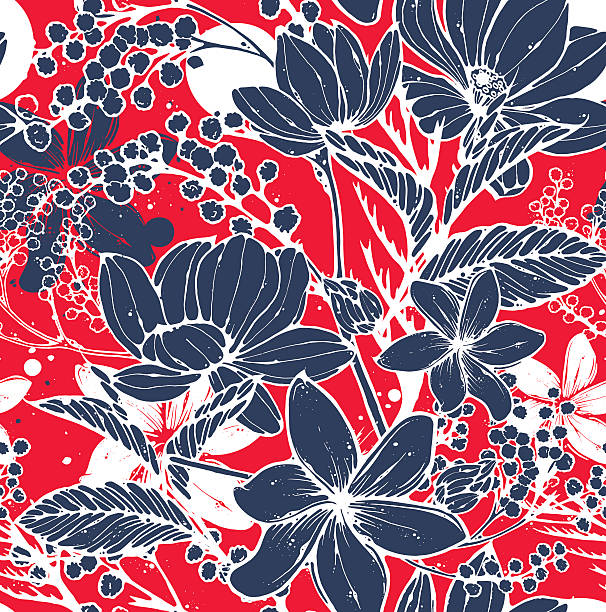
%> input picture A3/4.jpg, 606 x 612 px
$ octave Q4.m   (GNU Octave 9; MATLAB toolbox functions it lacks are replaced by stand-ins)
%> lines starting %> are read from the running program, lines starting %| are printed output that depends on the picture
clc;
close;

% Step 1: Read the image and create a Gaussian pyramid of 5 levels

im4 = imread('4.jpg');
%> im4 is the input picture: size 612x606x3 uint8; mean R, G, B 156.1, 106.8, 126.6
pyramid = cell(1, 5);
pyramid{1} = im4;

for i = 2:5
    pyramid{i} = impyramid(pyramid{i-1}, 'reduce');
end
%> after the loop, pyramid = 5 items

% Step 2: Plot the input image and pyramid level images side-by-side

figure;

subplot(1, 6, 1);
imshow(im4);
title('Input Image');

for i = 1:5
    subplot(1, 6, i+1);
    imshow(pyramid{i});
    title(['Pyramid Level ' num2str(i)]);
end
%> this loop made 5 passes
%> pass 2, `imshow(pyramid{i});`:
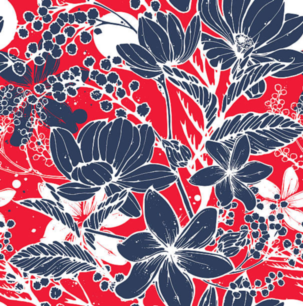
%> displayed picture: size 306x303x3, on the screen's scale of 0 to 255; mean R, G, B 156.1, 106.8, 126.6
%> after the loop:
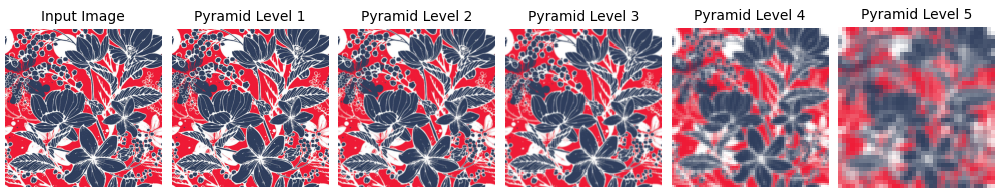
%> figure redrawn from the program's plot data, 6 panels


% Step 3: Get the image size of the last pyramid level

[im_h2, im_w2, im_s2] = size(im4);
%> im_h2 = 612; im_w2 = 606; im_s2 = 3
disp('Input Image Size:');
disp(['Input Image Height:   ',num2str(im_h2)]);
%| Input Image Height:   612
disp(['Input Image Width:    ',num2str(im_w2)]);
%| Input Image Width:    606
disp(['Input Image Scale:    ',num2str(im_s2)]);
%| Input Image Scale:    3

[im_h, im_w, im_s] = size(pyramid{5});
%> im_h = 39; im_w = 38; im_s = 3
disp('Image size of the last pyramid level:');
disp(['Last Pyramid Image Height:   ',num2str(im_h)]);
%| Last Pyramid Image Height:   39
disp(['Last Pyramid Image Width:    ',num2str(im_w)]);
%| Last Pyramid Image Width:    38
disp(['Last Pyramid Image Scale:    ',num2str(im_s)]);
%| Last Pyramid Image Scale:    3

% Step 4: Use 'imresize' to reduce the image size to the same as the last pyramid level

resizedImage = imresize(im4, [im_h, im_w]);
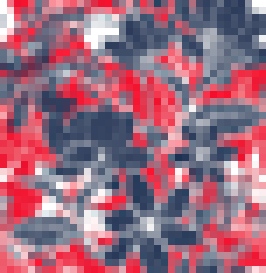
%> resizedImage: size 39x38x3 uint8 (shown 7 times larger); mean R, G, B 156.1, 106.8, 126.6

% Step 5: Plot input image, output from Step 4, and last pyramid level side-by-side

figure;

subplot(1, 3, 1);
imshow(im4);
title('Input Image');

subplot(1, 3, 2);
imshow(resizedImage);
title('Resized Image');

subplot(1, 3, 3);
imshow(pyramid{5});
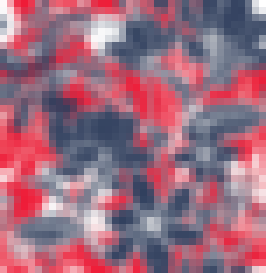
%> displayed picture: size 39x38x3, on the screen's scale of 0 to 255 (shown 7 times larger); mean R, G, B 156.6, 106.7, 126.5
title('Last Pyramid Level');

% Step 6: Comment on which method is best suited for downsampling 'impyramid/imresize'

% impyramid (Gaussian Pyramid):
% Advantages:Preserves low-frequency information while reducing image size.Creates a multi-level pyramid structure that allows to work at different scales of the image.
% Disadvantages:Limited control over the exact output size, as it follows a predefined downsampling factor (typically halving the size at each level).

% imresize:
% Advantages:Offers precise control over the output size, allowing you to specify the dimensions explicitly.Provides flexibility in choosing interpolation methods, which can be important for preserving image quality.
% Disadvantages:Does not inherently create a pyramid structure


% impyramid:To create a multi-level pyramid structure and preserve low-frequency information while downsampling
% imresize :More control over the output size, want to choose different interpolation methods, or do not need a multi-level pyramid structure,

$ run again, with A3/1.jpg copied over A3/4.jpg
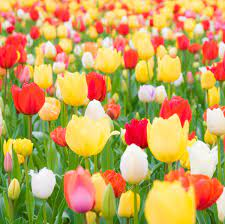
%> input picture A3/1.jpg, 225 x 224 px
%> im4 is the input picture: size 224x225x3 uint8; mean R, G, B 196.9, 161.9, 89
%> after the loop `for i = 2:5`: pyramid = 5 items
%> the loop `for i = 1:5` made 5 passes
%> pass 2, `imshow(pyramid{i});`:
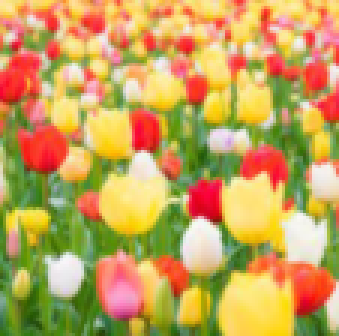
%> displayed picture: size 112x113x3, on the screen's scale of 0 to 255 (shown 3 times larger); mean R, G, B 197.2, 161.9, 89.2
%| Input Image Height:   224
%| Input Image Width:    225
%| Input Image Scale:    3
%> im_h = 14; im_w = 15; im_s = 3
%| Last Pyramid Image Height:   14
%| Last Pyramid Image Width:    15
%| Last Pyramid Image Scale:    3
%> `title('Last Pyramid Level');`:
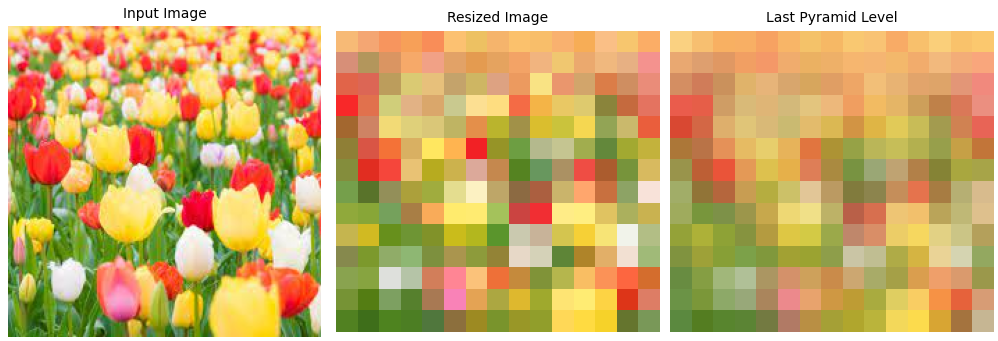
%> figure redrawn from the program's plot data, 3 panels

$ run again, with A3/2.jpg copied over A3/4.jpg
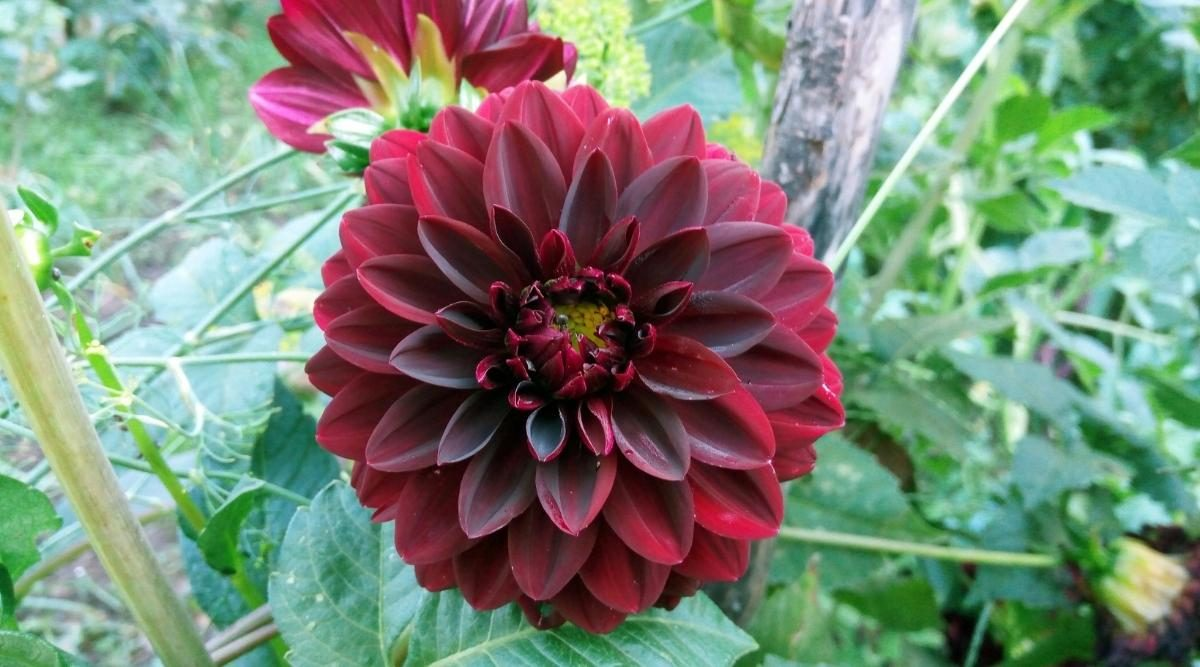
%> input picture A3/2.jpg, 1200 x 667 px
%> im4 is the input picture: size 667x1200x3 uint8; mean R, G, B 122.6, 134.9, 118.7
%> after the loop `for i = 2:5`: pyramid = 5 items
%| Input Image Height:   667
%| Input Image Width:    1200
%| Input Image Scale:    3
%> im_h = 42; im_w = 75; im_s = 3
%| Last Pyramid Image Height:   42
%| Last Pyramid Image Width:    75
%| Last Pyramid Image Scale:    3
%> `resizedImage = imresize(im4, [im_h, im_w]);`:
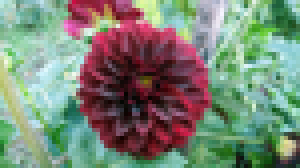
%> resizedImage: size 42x75x3 uint8 (shown 4 times larger); mean R, G, B 122.6, 134.9, 118.7
%> `imshow(pyramid{5});`:
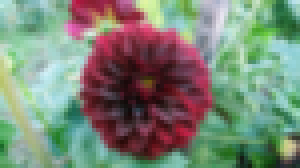
%> displayed picture: size 42x75x3, on the screen's scale of 0 to 255 (shown 4 times larger); mean R, G, B 123.3, 135.5, 119.2

$ run again, with A3/3.jpg copied over A3/4.jpg
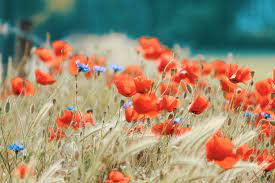
%> input picture A3/3.jpg, 275 x 183 px
%> im4 is the input picture: size 183x275x3 uint8; mean R, G, B 154.5, 137.8, 112.8
%> after the loop `for i = 2:5`: pyramid = 5 items
%> the loop `for i = 1:5` made 5 passes
%> pass 2, `imshow(pyramid{i});`:
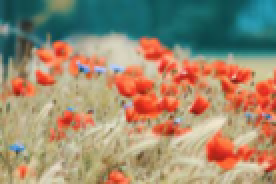
%> displayed picture: size 92x138x3, on the screen's scale of 0 to 255 (shown 2 times larger); mean R, G, B 154.2, 137.8, 112.7
%| Input Image Height:   183
%| Input Image Width:    275
%| Input Image Scale:    3
%> im_h = 12; im_w = 18; im_s = 3
%| Last Pyramid Image Height:   12
%| Last Pyramid Image Width:    18
%| Last Pyramid Image Scale:    3
%> `title('Last Pyramid Level');`:
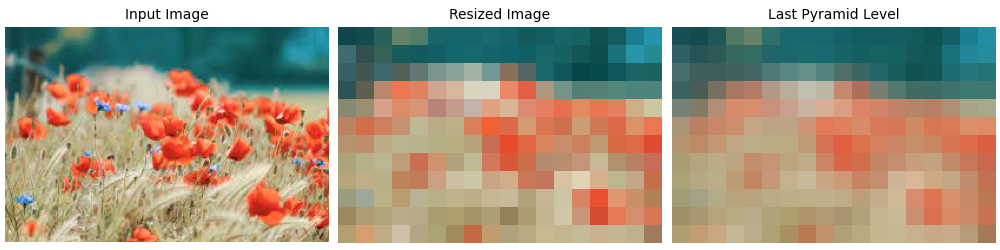
%> figure redrawn from the program's plot data, 3 panels
